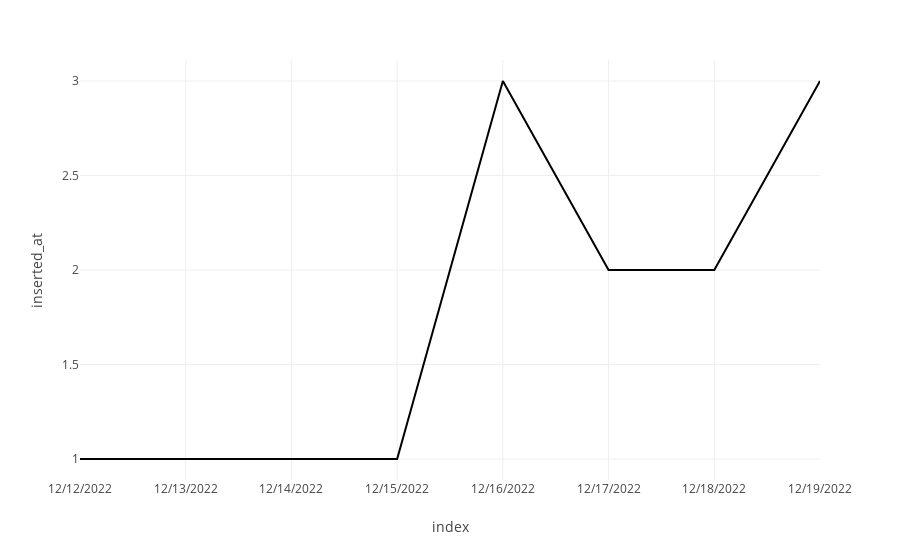

The notebook cell this image was saved under:
### Markdown cell above
### Types: 2 line record count per day [loc vs remote] | search trend | skillset count | salary with avg trendline

### Code cell
import plotly.express as px
# df = job_report
# fig = px.line(df, x='inserted_at')
# fig.show()

df_grouped = job_report['inserted_at'].groupby(job_report['inserted_at']).count()
df_grouped

df = df_grouped
fig = px.line(df, y='inserted_at')
fig.show()

### Figure 1 — Plotly figure (JSON) as saved in the notebook; plotly's stock layout.template omitted (floating-point values rounded to 4 significant figures)
{"data": [{"hovertemplate": "index=%{x}<br>inserted_at=%{y}<extra></extra>", "legendgroup": "", "line": {"color": "#000001", "dash": "solid"}, "marker": {"symbol": "circle"}, "mode": "lines", "name": "", "orientation": "v", "showlegend": false, "type": "scatter", "x": ["12/12/2022", "12/13/2022", "12/14/2022", "12/15/2022", "12/16/2022", "12/17/2022", "12/18/2022", "12/19/2022"], "xaxis": "x", "y": [1, 1, 1, 1, 3, 2, 2, 3], "yaxis": "y"}], "layout": {"legend": {"tracegroupgap": 0}, "margin": {"t": 60}, "xaxis": {"anchor": "y", "domain": [0, 1], "title": {"text": "index"}}, "yaxis": {"anchor": "x", "domain": [0, 1], "title": {"text": "inserted_at"}}}}
